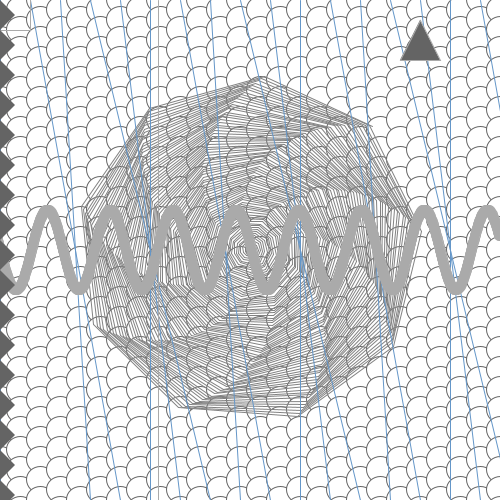
Frame 1 (no input)
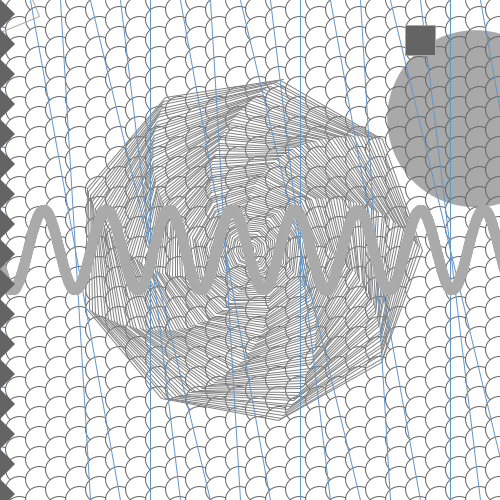
Frame 60 (the mouse pressed at the canvas centre just before this capture)
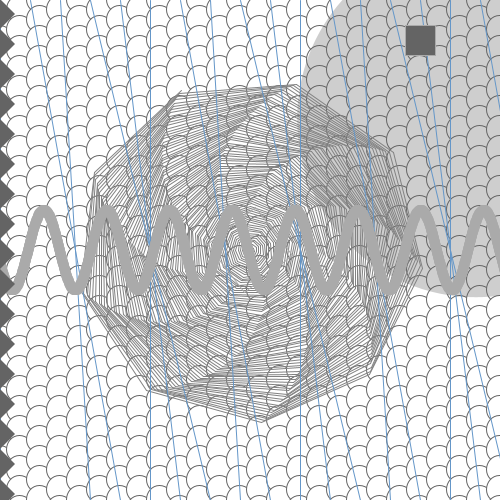
Frame 120 (the mouse held since frame 60 and released just before this capture)

The Processing sketch that drew these frames (run headless with seeded random() and noise(); from frame 60 on, the mouse is pressed at the canvas centre):

// Processing sketch: muster
// ── muster.pde
float hh;
float hw;

float gc; //globaler zaehler

float sonarx, sonary;

void setup() {
  size(500,500);
  background(255);
  
  hh = height/2;
  hw = width/2;
  
  gc = 0;
}

void draw() {
  
  // 6 - earthquake
  pushMatrix();  //shake scales START
  translate(random(-1,1),random(-1,1));
 
  // 1 - scales
  fill(255);
  stroke(100);
  for(int i = 0; i-20 < width; i+=20) {
    for(int j = 0; j-2 < height; j+=20) {
      ellipse(i, j + (i/20)%2 * 10, 27,27);
    }
  }
  popMatrix();  //shake scales END
  
  // 8 - sonar
  if(gc%255 == 0) {
    sonarx = random(0, width);
    sonary = random(0, height);
  }
  fill(100, 200 - gc%255);
  noStroke();
  ellipse(sonarx, sonary, (gc%255)*3, (gc%255)*3);

  // 2 - spiral
  pushMatrix();
  translate(hw, hh);
  rotate(gc * -0.01);
  stroke(130);
  float prevx, prevy;
  prevx = prevy = 0;

  for(int i = 0; i < 700; i++) {
    float x = i/4 * cos(i * 0.7);
    float y = i/4 * sin(i * 0.7);
    line(x, y, prevx, prevy);
    prevx = x;
    prevy = y;
  }
  popMatrix();
  
  stroke(100,150,200);
  // 3 - weird diagonals
  for(int i = 0; i < width; i+=30) {
    line(i,0,i + (i%50)*3,height); 
  }
  
  // 4 - spring
  stroke(170);
  fill(170);
  for(int i = -140; i < width; i++) {
    float y = sin( (i*0.1) ) * 40;
    ellipse(i + (gc%40)*PI,y + hh,10,10);
  }
  
  // 5 - scanlines
  while(random(0,5) > 3) {
    float x = random(0, width);
    line(x,0,x,height);
  }
  
  // 7 - mouse halo
  pushMatrix();
  noFill();
  translate(mouseX, mouseY);
  rotate(gc/10);
  rectMode(RADIUS);
  rect(0, 0, 30, 30);
  popMatrix();
  
  // 9 - channel logo
  fill(100);
  float channel = millis()%3;
  pushMatrix();
  translate(width-80,40);
  if(channel == 0) {
    ellipse(0,0, 40, 40);
  }
  if(channel == 1) {
    rect(0,0,15,15);
  }
  if(channel == 2) {
    triangle(-20, 20, 0, -20, 20, 20);
  }
  popMatrix();
  
  // 10 - saw
  noStroke();
  for(float i = -30 + (gc%30); i < height; i+=30) {
    triangle(0,i,0,i+30,15,i+15);
  }
  
  gc++;
}
